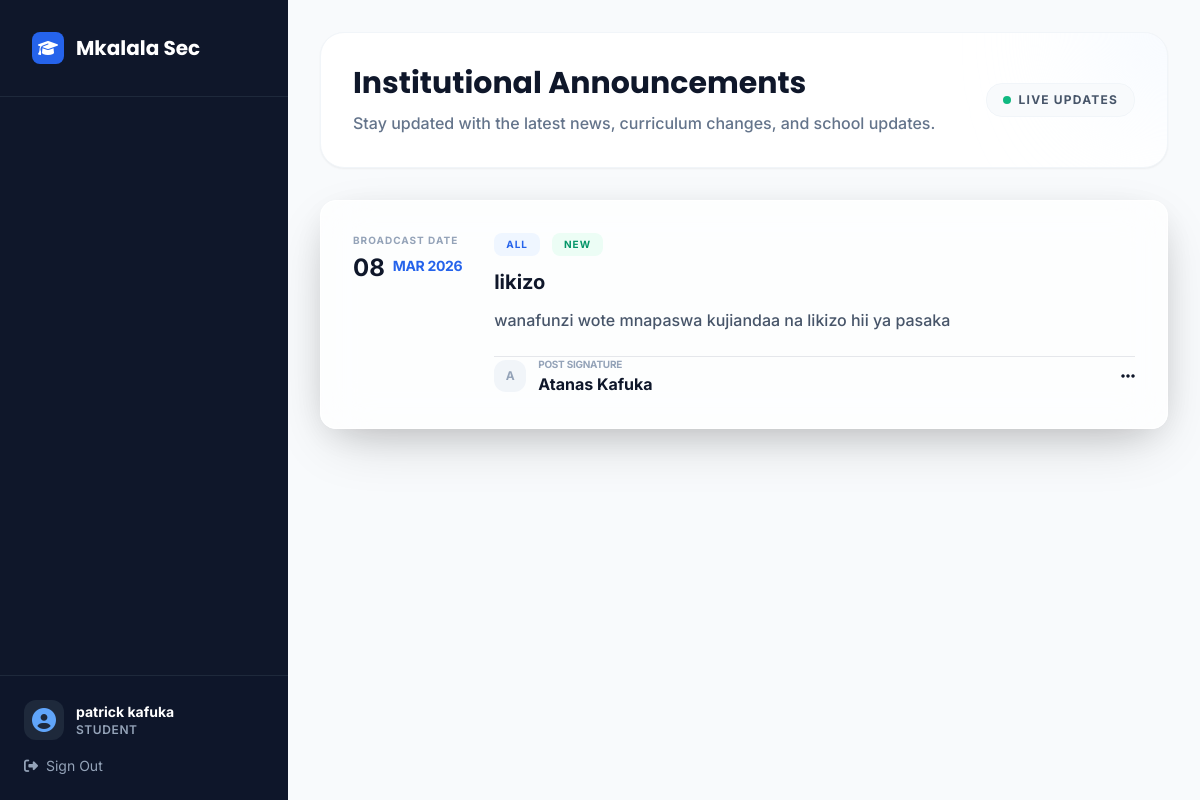
The app's page /student/announcements/ (signed in), older data.
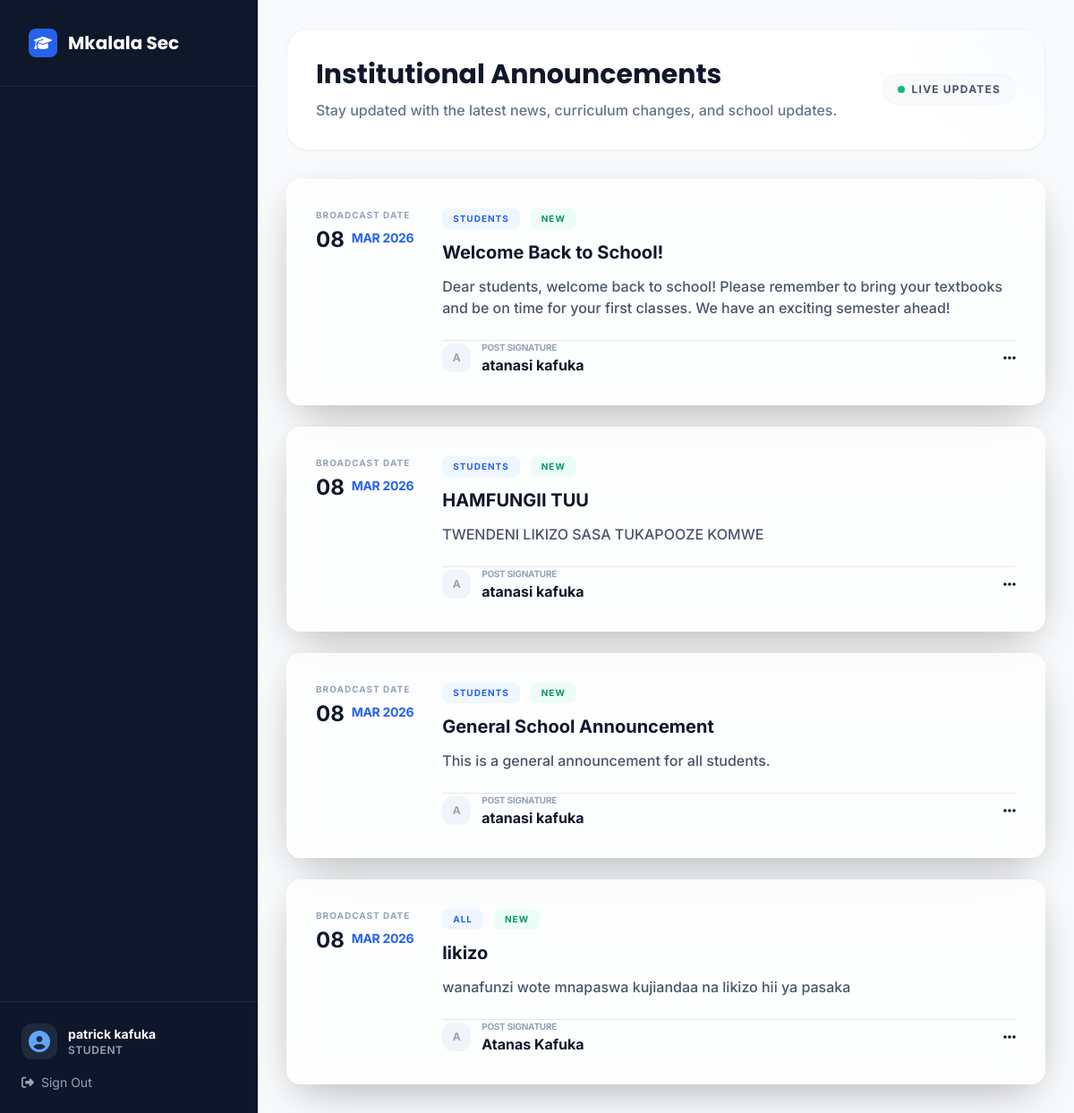
The same page, newer data.
### core/models.py (models this page shows, shortened)
class User(AbstractUser):
    ROLE_CHOICES = [
        ('student', _('Student')),
        ('teacher', _('Teacher')),
        ('headmaster', _('Head of School')),
    ]
    role = models.CharField(max_length=20, choices=ROLE_CHOICES, default='student')
    is_student = models.BooleanField(default=False)
    is_faculty = models.BooleanField(default=False)
    is_parent = models.BooleanField(default=False)
    is_headmaster = models.BooleanField(default=False)
    profile_picture = models.ImageField(upload_to='profile_pictures/', blank=True, null=True)
    groups = models.ManyToManyField(
        Group,
        verbose_name=_('groups'),
        blank=True,
        related_name='custom_user_set',
        related_query_name='custom_user',
    )
    user_permissions = models.ManyToManyField(
        Permission,
        verbose_name=_('user permissions'),
        blank=True,
        related_name='custom_user_set',
        related_query_name='custom_user',
    )

class Announcement(models.Model):
    TARGET_AUDIENCE_CHOICES = [
        ('All', _('All')),
        ('Students', _('Students')),
        ('Faculty', _('Faculty')),
        ('Parents', _('Parents')),
        ('Class', _('Specific Class')),
    ]
    title = models.CharField(max_length=MAX_TITLE_LENGTH)
    message = models.TextField()
    created_by = models.ForeignKey(User, on_delete=models.CASCADE)
    created_at = models.DateTimeField(auto_now_add=True)
    target_audience = models.CharField(max_length=50, choices=TARGET_AUDIENCE_CHOICES, default='All')
    target_class = models.ForeignKey('StudentClass', on_delete=models.SET_NULL, null=True, blank=True,
                                   help_text="Select class when target audience is 'Specific Class'")
    is_active = models.BooleanField(default=True)
    expires_at = models.DateTimeField(null=True, blank=True, help_text="When should this announcement expire?")

### core/views.py (the view)
# urls.py: path('student/announcements/', views.student_announcements, name='student_announcements'),
@login_required
@user_passes_test(is_student)
def student_announcements(request):
    try:
        student = request.user.student_profile
    except StudentProfile.DoesNotExist:
        return redirect('student_dashboard')
    announcements = Announcement.objects.filter(
        Q(target_audience='All') | Q(target_audience='Students')
    ).select_related('created_by').order_by('-created_at')
    today = timezone.now().date()
    yesterday = today - timezone.timedelta(days=1)
    context = {
        'student': student,
        'announcements': announcements,
        'today': today,
        'yesterday': yesterday,
    }
    return render(request, 'core/announcement_list.html', context)

### core/utils.py (called while the page is built)
def is_student(user):
    return hasattr(user, 'student_profile')

### templates/core/announcement_list.html (shortened to what this page needs)
{% extends "core/base_dashboard.html" %}
{% load static %}
{% block user_role %}{{ request.user.role|capfirst }}{% endblock %}
{% block main_content %}
<div class="space-y-8 animate-in fade-in duration-700">
    <div class="flex flex-col md:flex-row md:items-center justify-between gap-6 bg-white p-8 rounded-3xl shadow-sm border border-slate-100 relative overflow-hidden">
        <div class="absolute top-0 right-0 w-32 h-32 bg-blue-50 rounded-full blur-3xl -mr-16 -mt-16"></div>
        <div class="relative space-y-2">
            <h1 class="text-3xl font-display font-bold text-slate-900 leading-tight">Institutional Announcements</h1>
            <p class="text-slate-500 font-medium">Stay updated with the latest news, curriculum changes, and school updates.</p>
        </div>
        <div class="relative">
            <div class="flex items-center space-x-2 bg-slate-50 px-4 py-2 rounded-2xl border border-slate-100">
                <span class="w-2 h-2 rounded-full bg-emerald-500 animate-pulse"></span>
                <span class="text-xs font-bold text-slate-600 uppercase tracking-widest">Live Updates</span>
            </div>
        </div>
    </div>
    <div class="max-w-4xl mx-auto space-y-6">
        {% for announcement in announcements %}
        <div class="card-premium p-8 bg-white/70 backdrop-blur-xl border-white shadow-xl hover:shadow-2xl transition-all duration-500 group relative">
            <div class="relative flex flex-col md:flex-row gap-8">
                <div class="md:w-32 shrink-0 space-y-2">
                    <p class="text-[10px] font-bold text-slate-400 uppercase tracking-widest">Broadcast Date</p>
                    <div class="flex md:flex-col items-baseline md:items-start gap-2">
                        <span class="text-2xl font-bold text-slate-900 leading-none">{{ announcement.created_at|date:"d" }}</span>
                        <span class="text-sm font-bold text-blue-600 uppercase tracking-tight">{{ announcement.created_at|date:"M Y" }}</span>
                    </div>
                </div>
                <div class="flex-1 space-y-6">
                    <div class="space-y-3">
                        <div class="flex flex-wrap items-center gap-3">
                            <span class="px-3 py-1 bg-blue-50 text-blue-600 rounded-lg text-[10px] font-bold uppercase tracking-widest">{{ announcement.target_audience }}</span>
                             {% if announcement.created_at|date:"Y-m-d" == today|date:"Y-m-d" %}
                                <span class="px-3 py-1 bg-emerald-50 text-emerald-600 rounded-lg text-[10px] font-bold uppercase tracking-widest">New</span>
                             {% endif %}
                        </div>
                        <h3 class="text-xl font-bold text-slate-900 group-hover:text-blue-600 transition-colors">{{ announcement.title }}</h3>
                        <div class="prose prose-slate max-w-none text-slate-600 font-medium leading-loose whitespace-pre-wrap">{{ announcement.message }}</div>
                    </div>
                    <div class="pt-6 border-t border-slate-50 flex items-center justify-between">
                        <div class="flex items-center space-x-3">
                            <div class="w-8 h-8 rounded-xl bg-slate-100 flex items-center justify-center text-slate-400 font-bold text-xs">
                                {{ announcement.created_by.first_name|slice:":1"|default:announcement.created_by.username|slice:":1"|upper }}
                            </div>
                            <div>
                                <p class="text-[10px] font-bold text-slate-400 uppercase tracking-tight">Post Signature</p>
                                <p class="text-[11px] font-bold text-slate-900">{{ announcement.created_by.get_full_name|default:announcement.created_by.username }}</p>
                            </div>
                        </div>
                        <div class="flex items-center space-x-4">
                            <i class="fas fa-ellipsis-h text-slate-200"></i>
                        </div>
                    </div>
                </div>
            </div>
        </div>
        {% endfor %}
    </div>
</div>
{% endblock %}

### templates/core/base_dashboard.html (shortened to what this page needs)
{% load static %}
<!DOCTYPE html>
<html lang="en" class="h-full bg-slate-50 text-slate-900 antialiased">
<head>
    <link href="{% static 'css/tailwind.css' %}" rel="stylesheet" />
    <link rel="stylesheet" href="https://cdnjs.cloudflare.com/ajax/libs/font-awesome/6.4.0/css/all.min.css">
</head>
<body class="h-full font-sans overflow-hidden">
    <div class="flex h-full">
        <aside id="sidebar" class="fixed inset-y-0 left-0 z-50 w-72 bg-slate-900 text-white transition-transform duration-300 -translate-x-full lg:translate-x-0 lg:static lg:inset-0">
            <div class="flex flex-col h-full">
                <div class="p-8 border-b border-slate-800">
                    <a href="{% url 'public_home' %}" class="flex items-center space-x-3">
                        <div class="w-8 h-8 bg-blue-600 rounded-lg flex items-center justify-center text-white">
                            <i class="fas fa-graduation-cap"></i>
                        </div>
                        <span class="text-xl font-display font-bold">Mkalala Sec</span>
                    </a>
                </div>
                <nav class="flex-1 px-4 py-8 space-y-2 overflow-y-auto">
                </nav>
                <div class="p-6 border-t border-slate-800 bg-slate-900/50">
                    <div class="flex items-center space-x-3 mb-4">
                        <div class="w-10 h-10 rounded-xl bg-slate-800 flex items-center justify-center text-blue-400">
                            <i class="fas fa-user-circle text-2xl"></i>
                        </div>
                        <div class="flex-1 min-w-0">
                            <p class="text-sm font-bold truncate">{{ user.get_full_name|default:user.username }}</p>
                            <p class="text-xs text-slate-400 uppercase tracking-wider font-semibold">{% block user_role %}{% endblock %}</p>
                        </div>
                    </div>
                    <a href="{% url 'logout' %}" class="flex items-center space-x-2 text-sm text-slate-400 hover:text-red-400 transition-colors">
                        <i class="fas fa-sign-out-alt"></i>
                        <span>Sign Out</span>
                    </a>
                </div>
            </div>
        </aside>
        <div class="flex-1 flex flex-col min-w-0 overflow-hidden">
            <main class="flex-1 overflow-y-auto p-4 lg:p-8 space-y-8">
                {% block main_content %}{% endblock %}
            </main>
        </div>
    </div>
</body>
</html>

Row changes from the older to the newer data that the page shows:
added Announcement: created_at "08", created_at "MAR 2026", target_audience "STUDENTS", shows "NEW", title "Welcome Back to School!", message "Dear students, welcome back to school! Please remember to bring your textbooks and be on time for your first classes. We have an exciting semester ahead!", created_by.first_name "A", created_by.get_full_name "atanasi kafuka"
added Announcement: created_at "08", created_at "MAR 2026", target_audience "STUDENTS", shows "NEW", title "HAMFUNGII TUU", message "TWENDENI LIKIZO SASA TUKAPOOZE KOMWE", created_by.first_name "A", created_by.get_full_name "atanasi kafuka"
added Announcement: created_at "08", created_at "MAR 2026", target_audience "STUDENTS", shows "NEW", title "General School Announcement", message "This is a general announcement for all students.", created_by.first_name "A", created_by.get_full_name "atanasi kafuka"
